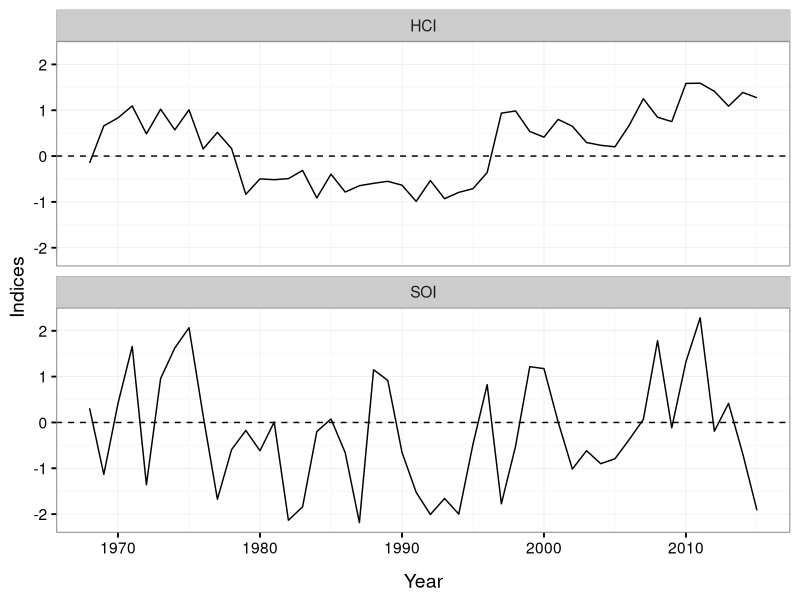
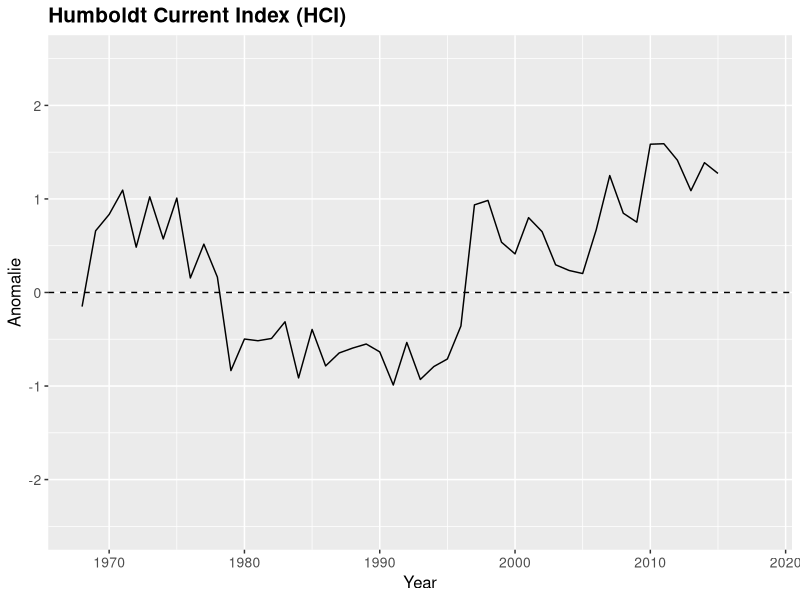
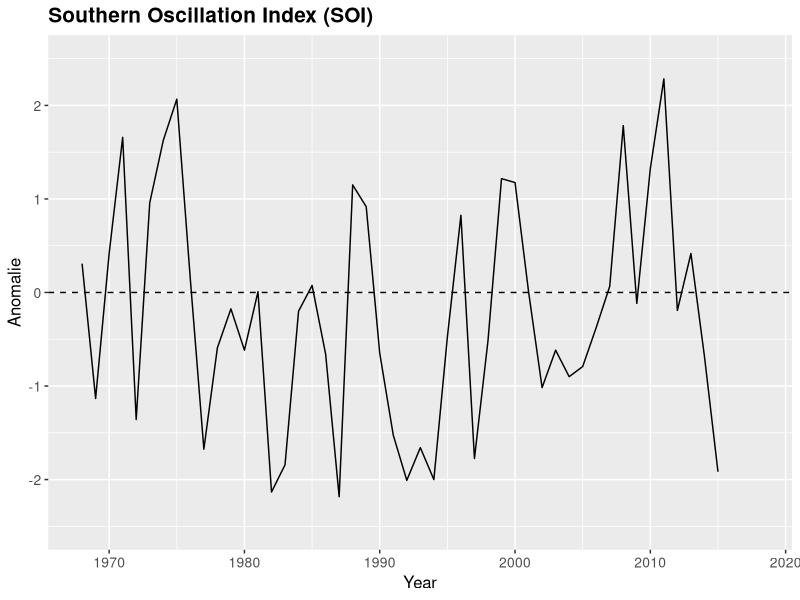
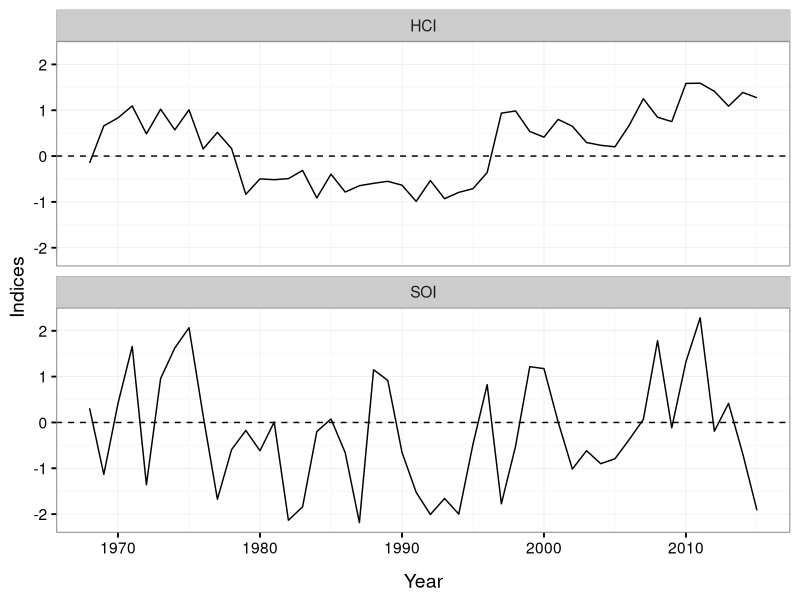
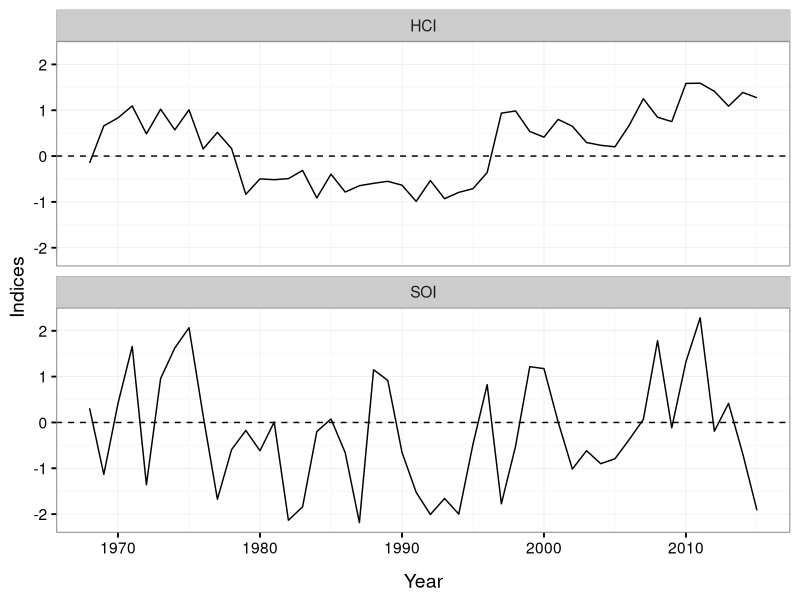

R code for these plots, in order:
##############################################################
##  Figura 2: Tesis Camaron y Clima, Camila Sagua
############################################################
#LIBRARY_SECTION
library(ggplot2)
library(ggpubr)
library(svglite)
# PREPARA LOS DATOS
index<-read.table("Data/amb_cam.txt", header = TRUE)
head(index)
Year <- rep(index$YY,2)
HCI <- index$hci
SOI <- index$soi
Indices <- c(rep("HCI",length(index$hci)),rep("SOI",length(index$hci)))
Values <- data.frame(c(HCI,SOI))

df <- data.frame(cbind(Year,Indices,Values))
colnames(df)<-c("Year","Indices","Values")

# Tema
mi.tema <- function (base_size = 14, base_family = "") 
{
  theme_grey(base_size = base_size, base_family = base_family) %+replace%
    theme(axis.title.x = element_text(margin = margin(10,0,0,0)),
          #axis.title.x = element_text(vjust = -1.5),
          #axis.title.y = element_text(margin = margin(0,20,0,0)),
          #axis.title.y = element_text(vjust = -0.1),
          axis.text = element_text(size = rel(0.8)),
          axis.ticks = element_line(colour = "black"), 
          legend.key = element_rect(colour = "grey80"),
          panel.background = element_rect(fill = "white", colour = NA),
          panel.border = element_rect(fill = NA, colour = "grey50"),
          panel.grid.major = element_line(colour = "grey90", size = 0.2),
          panel.grid.minor = element_line(colour = "grey98", size = 0.5),
          strip.background = element_rect(fill = "grey80", colour = "grey50", size = 0.2))
}



## FIGURA
Fig2 <- ggplot(df, aes(x=Year, y=Values))+ geom_line() + labs(x="Year", y="Indices")+facet_wrap(~Indices,ncol=1) + geom_hline(yintercept=0, linetype = "dashed")+ scale_x_continuous(breaks=c(1970,1980,1990,2000,2010))+mi.tema()

Fig2
ggsave("Figs/Figura2_IndicesClimaticos_camaron.jpg",plot=Fig2,dpi=300,width = 16,height = 22,units = "cm" )

ggsave("Figs/Figura2_IndicesClimaticos_camaron.svg",plot=Fig2,dpi=300,width = 16,height = 22,units = "cm" )



##################


IHCI<-ggplot(index, aes(x=YY, y=hci))+ geom_line(aes(x=YY, y=hci)) + geom_hline(yintercept=0, linetype = "dashed") + labs(title="Humboldt Current Index (HCI)", x="Year", y="Anomalie")
IHCI + scale_y_continuous(limit = c(-2.5,2.5)) + scale_x_continuous(limits = c(1968, 2018)) + theme(plot.title=element_text(size=15, face="bold"), 
                                                                                                    axis.text.x=element_text(size=10), 
                                                                                                    axis.text.y=element_text(size=10),
                                                                                                    axis.title.x=element_text(size=12),
                                                                                                    axis.title.y=element_text(size=12))

ISOI<-ggplot(index, aes(x=YY, y=soi))+ geom_line(aes(x=YY, y=soi)) + geom_hline(yintercept=0, linetype = "dashed") + labs(title="Southern Oscillation Index (SOI)", x="Year", y="Anomalie")
ISOI + scale_y_continuous(limit = c(-2.5,2.5)) + scale_x_continuous(limits = c(1968, 2018)) + theme(plot.title=element_text(size=15, face="bold"), 
                                                                                                    axis.text.x=element_text(size=10), 
                                                                                                    axis.text.y=element_text(size=10),
                                                                                                    axis.title.x=element_text(size=12),
                                                                                                    axis.title.y=element_text(size=12))  
